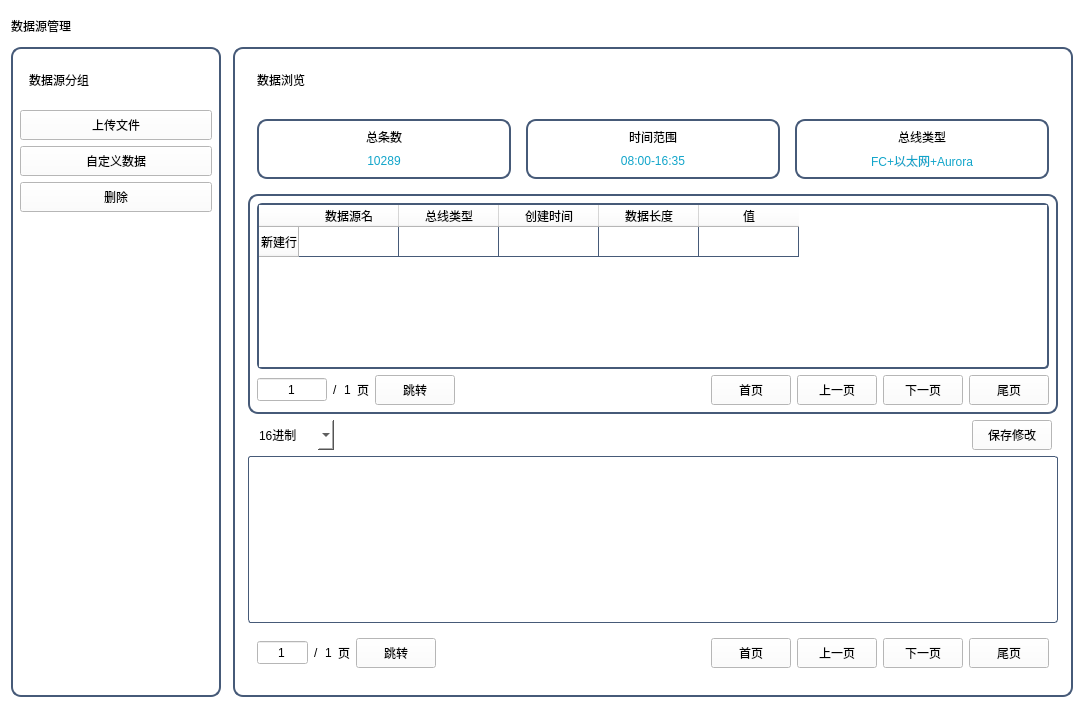
<?xml version="1.0" encoding="UTF-8"?>
<ui version="4.0">
 <class>wid_datacontrol</class>
 <widget class="QWidget" name="wid_datacontrol">
  <property name="geometry">
   <rect>
    <x>0</x>
    <y>0</y>
    <width>1084</width>
    <height>708</height>
   </rect>
  </property>
  <property name="windowTitle">
   <string>Form</string>
  </property>
  <property name="styleSheet">
   <string notr="true">background-color: rgb(255, 255, 255);</string>
  </property>
  <layout class="QGridLayout" name="gridLayout_11">
   <item row="0" column="0">
    <widget class="QWidget" name="widget" native="true">
     <layout class="QGridLayout" name="gridLayout">
      <property name="leftMargin">
       <number>0</number>
      </property>
      <property name="topMargin">
       <number>0</number>
      </property>
      <property name="rightMargin">
       <number>0</number>
      </property>
      <property name="bottomMargin">
       <number>0</number>
      </property>
      <property name="spacing">
       <number>0</number>
      </property>
      <item row="0" column="0">
       <widget class="QLabel" name="label">
        <property name="minimumSize">
         <size>
          <width>0</width>
          <height>30</height>
         </size>
        </property>
        <property name="styleSheet">
         <string notr="true">color: rgb(0, 0, 0);
background-color: rgb(255, 255, 255);
font: 75 14pt &quot;微软雅黑&quot;;</string>
        </property>
        <property name="text">
         <string>数据源管理</string>
        </property>
       </widget>
      </item>
      <item row="0" column="1">
       <spacer name="horizontalSpacer">
        <property name="orientation">
         <enum>Qt::Horizontal</enum>
        </property>
        <property name="sizeHint" stdset="0">
         <size>
          <width>756</width>
          <height>20</height>
         </size>
        </property>
       </spacer>
      </item>
     </layout>
    </widget>
   </item>
   <item row="1" column="0">
    <widget class="QStackedWidget" name="stackedWidget">
     <widget class="QWidget" name="page">
      <layout class="QGridLayout" name="gridLayout_12">
       <property name="leftMargin">
        <number>0</number>
       </property>
       <property name="topMargin">
        <number>0</number>
       </property>
       <property name="rightMargin">
        <number>0</number>
       </property>
       <property name="bottomMargin">
        <number>0</number>
       </property>
       <property name="spacing">
        <number>0</number>
       </property>
       <item row="0" column="0">
        <widget class="QWidget" name="widget_5" native="true">
         <layout class="QGridLayout" name="gridLayout_10" columnstretch="2,8">
          <property name="leftMargin">
           <number>0</number>
          </property>
          <property name="topMargin">
           <number>0</number>
          </property>
          <property name="rightMargin">
           <number>0</number>
          </property>
          <property name="bottomMargin">
           <number>0</number>
          </property>
          <property name="horizontalSpacing">
           <number>12</number>
          </property>
          <property name="verticalSpacing">
           <number>0</number>
          </property>
          <item row="0" column="0">
           <widget class="QWidget" name="wid_sort" native="true">
            <property name="styleSheet">
             <string notr="true">#wid_sort{
background-color: rgb(255, 255, 255);
border:2px solid rgb(70,90,120);
border-radius:10px;
font: 75 11pt &quot;微软雅黑&quot;;
}</string>
            </property>
            <layout class="QGridLayout" name="gridLayout_3">
             <item row="0" column="0">
              <widget class="QWidget" name="widget_3" native="true">
               <property name="styleSheet">
                <string notr="true">background-color: rgb(255,255,255);</string>
               </property>
               <layout class="QGridLayout" name="gridLayout_2">
                <item row="0" column="0">
                 <widget class="QLabel" name="label_2">
                  <property name="minimumSize">
                   <size>
                    <width>0</width>
                    <height>30</height>
                   </size>
                  </property>
                  <property name="styleSheet">
                   <string notr="true">color: rgb(0,0,0);
font: 75 14pt &quot;微软雅黑&quot;;
background-color: rgb(255,255,255);</string>
                  </property>
                  <property name="text">
                   <string>数据源分组</string>
                  </property>
                 </widget>
                </item>
                <item row="0" column="1">
                 <spacer name="horizontalSpacer_2">
                  <property name="orientation">
                   <enum>Qt::Horizontal</enum>
                  </property>
                  <property name="sizeHint" stdset="0">
                   <size>
                    <width>180</width>
                    <height>20</height>
                   </size>
                  </property>
                 </spacer>
                </item>
               </layout>
              </widget>
             </item>
             <item row="5" column="0">
              <spacer name="verticalSpacer">
               <property name="orientation">
                <enum>Qt::Vertical</enum>
               </property>
               <property name="sizeHint" stdset="0">
                <size>
                 <width>20</width>
                 <height>40</height>
                </size>
               </property>
              </spacer>
             </item>
             <item row="2" column="0">
              <widget class="QPushButton" name="pushButton_2">
               <property name="minimumSize">
                <size>
                 <width>55</width>
                 <height>30</height>
                </size>
               </property>
               <property name="styleSheet">
                <string notr="true">QPushButton{
border:1px solid rgb(70,90,120);
color: rgb(0,0,0);
border-radius:3px;
font: 75 11pt &quot;微软雅黑&quot;;
background-color: rgb(255,255,255);
}
QPushButton:hover{
color: rgb(25, 118, 210);
background-color: rgb(227, 236, 255);
};</string>
               </property>
               <property name="text">
                <string>自定义数据</string>
               </property>
               <property name="icon">
                <iconset resource="../../../../../Main/mdi.qrc">
                 <normaloff>:/images/Icons1/ICON_Plus.png</normaloff>:/images/Icons1/ICON_Plus.png</iconset>
               </property>
              </widget>
             </item>
             <item row="1" column="0">
              <widget class="QPushButton" name="pushButton_upload">
               <property name="minimumSize">
                <size>
                 <width>55</width>
                 <height>30</height>
                </size>
               </property>
               <property name="styleSheet">
                <string notr="true">QPushButton{
border:1px solid rgb(70,90,120);
color: rgb(0,0,0);
border-radius:3px;
font: 75 11pt &quot;微软雅黑&quot;;
background-color: rgb(255,255,255);
}
QPushButton:hover{
color: rgb(25, 118, 210);
background-color: rgb(227, 236, 255);
};</string>
               </property>
               <property name="text">
                <string>上传文件</string>
               </property>
               <property name="icon">
                <iconset resource="../../../../../Main/mdi.qrc">
                 <normaloff>:/images/Icons3/Icon_Folder.png</normaloff>:/images/Icons3/Icon_Folder.png</iconset>
               </property>
              </widget>
             </item>
             <item row="3" column="0">
              <widget class="QPushButton" name="pushButton_del">
               <property name="minimumSize">
                <size>
                 <width>55</width>
                 <height>30</height>
                </size>
               </property>
               <property name="styleSheet">
                <string notr="true">QPushButton{
border:1px solid rgb(70,90,120);
color: rgb(0,0,0);
border-radius:3px;
font: 75 11pt &quot;微软雅黑&quot;;
background-color: rgb(255,255,255);
}
QPushButton:hover{
color: rgb(25, 118, 210);
background-color: rgb(227, 236, 255);
};</string>
               </property>
               <property name="text">
                <string>删除</string>
               </property>
               <property name="icon">
                <iconset resource="../../../../../Main/mdi.qrc">
                 <normaloff>:/images/Icons1/Icon_Wrong.png</normaloff>:/images/Icons1/Icon_Wrong.png</iconset>
               </property>
              </widget>
             </item>
            </layout>
           </widget>
          </item>
          <item row="0" column="1">
           <widget class="QWidget" name="wid_dataview" native="true">
            <property name="styleSheet">
             <string notr="true">#wid_dataview{
background-color: rgb(255,255,255);
border:2px solid rgb(70,90,120);
border-radius:10px;
font: 75 11pt &quot;微软雅黑&quot;;
}</string>
            </property>
            <layout class="QGridLayout" name="gridLayout_9" rowstretch="0,0,0,0,0,0">
             <property name="leftMargin">
              <number>15</number>
             </property>
             <property name="topMargin">
              <number>9</number>
             </property>
             <property name="rightMargin">
              <number>15</number>
             </property>
             <property name="bottomMargin">
              <number>20</number>
             </property>
             <property name="horizontalSpacing">
              <number>6</number>
             </property>
             <item row="5" column="0">
              <widget class="QWidget" name="widget_7" native="true">
               <layout class="QGridLayout" name="gridLayout_15">
                <item row="0" column="0">
                 <widget class="QSpinBox" name="label_currentpage">
                  <property name="maximumSize">
                   <size>
                    <width>70</width>
                    <height>25</height>
                   </size>
                  </property>
                  <property name="alignment">
                   <set>Qt::AlignCenter</set>
                  </property>
                  <property name="buttonSymbols">
                   <enum>QAbstractSpinBox::NoButtons</enum>
                  </property>
                  <property name="minimum">
                   <number>1</number>
                  </property>
                  <property name="maximum">
                   <number>100000</number>
                  </property>
                 </widget>
                </item>
                <item row="0" column="7">
                 <widget class="QPushButton" name="pbtn_infoUp">
                  <property name="minimumSize">
                   <size>
                    <width>75</width>
                    <height>30</height>
                   </size>
                  </property>
                  <property name="styleSheet">
                   <string notr="true">QPushButton{
border:1px solid rgb(70,90,120);
color: rgb(255, 255, 255);
border-radius:3px;
font: 75 11pt &quot;微软雅黑&quot;;
background-color: rgb(153,217,234);
}
QPushButton:hover{
color: rgb(25, 118, 210);
background-color: rgb(227, 236, 255);
};</string>
                  </property>
                  <property name="text">
                   <string>上一页</string>
                  </property>
                 </widget>
                </item>
                <item row="0" column="9">
                 <widget class="QPushButton" name="pbtn_infoend">
                  <property name="minimumSize">
                   <size>
                    <width>75</width>
                    <height>30</height>
                   </size>
                  </property>
                  <property name="styleSheet">
                   <string notr="true">QPushButton{
border:1px solid rgb(70,90,120);
color: rgb(255, 255, 255);
border-radius:3px;
font: 75 11pt &quot;微软雅黑&quot;;
background-color: rgb(153,217,234);
}
QPushButton:hover{
color: rgb(25, 118, 210);
background-color: rgb(227, 236, 255);
};</string>
                  </property>
                  <property name="text">
                   <string>尾页</string>
                  </property>
                 </widget>
                </item>
                <item row="0" column="8">
                 <widget class="QPushButton" name="pbtn_infoDown">
                  <property name="minimumSize">
                   <size>
                    <width>75</width>
                    <height>30</height>
                   </size>
                  </property>
                  <property name="styleSheet">
                   <string notr="true">QPushButton{
border:1px solid rgb(70,90,120);
color: rgb(255, 255, 255);
border-radius:3px;
font: 75 11pt &quot;微软雅黑&quot;;
background-color: rgb(153,217,234);
}
QPushButton:hover{
color: rgb(25, 118, 210);
background-color: rgb(227, 236, 255);
};</string>
                  </property>
                  <property name="text">
                   <string>下一页</string>
                  </property>
                 </widget>
                </item>
                <item row="0" column="2">
                 <widget class="QLabel" name="label_totalpage">
                  <property name="styleSheet">
                   <string notr="true">color: rgb(0,0,0);
font: 75 14pt &quot;微软雅黑&quot;;
background-color: rgb(255,255,255);</string>
                  </property>
                  <property name="text">
                   <string>1</string>
                  </property>
                 </widget>
                </item>
                <item row="0" column="3">
                 <widget class="QLabel" name="label_5">
                  <property name="styleSheet">
                   <string notr="true">color: rgb(0,0,0);
font: 75 14pt &quot;微软雅黑&quot;;
background-color: rgb(255,255,255);</string>
                  </property>
                  <property name="text">
                   <string>页</string>
                  </property>
                 </widget>
                </item>
                <item row="0" column="5">
                 <spacer name="horizontalSpacer_5">
                  <property name="orientation">
                   <enum>Qt::Horizontal</enum>
                  </property>
                  <property name="sizeHint" stdset="0">
                   <size>
                    <width>40</width>
                    <height>20</height>
                   </size>
                  </property>
                 </spacer>
                </item>
                <item row="0" column="1">
                 <widget class="QLabel" name="label_8">
                  <property name="styleSheet">
                   <string notr="true">color: rgb(0,0,0);
font: 75 14pt &quot;微软雅黑&quot;;
background-color: rgb(255,255,255);</string>
                  </property>
                  <property name="text">
                   <string>/</string>
                  </property>
                 </widget>
                </item>
                <item row="0" column="6">
                 <widget class="QPushButton" name="pbtn_infoFirst">
                  <property name="minimumSize">
                   <size>
                    <width>75</width>
                    <height>30</height>
                   </size>
                  </property>
                  <property name="styleSheet">
                   <string notr="true">QPushButton{
border:1px solid rgb(70,90,120);
color: rgb(255, 255, 255);
border-radius:3px;
font: 75 11pt &quot;微软雅黑&quot;;
background-color: rgb(153,217,234);
}
QPushButton:hover{
color: rgb(25, 118, 210);
background-color: rgb(227, 236, 255);
};</string>
                  </property>
                  <property name="text">
                   <string>首页</string>
                  </property>
                 </widget>
                </item>
                <item row="0" column="4">
                 <widget class="QPushButton" name="pbtn_turn">
                  <property name="minimumSize">
                   <size>
                    <width>75</width>
                    <height>30</height>
                   </size>
                  </property>
                  <property name="styleSheet">
                   <string notr="true">QPushButton{
border:1px solid rgb(70,90,120);
color: rgb(255, 255, 255);
border-radius:3px;
font: 75 11pt &quot;微软雅黑&quot;;
background-color: rgb(153,217,234);
}
QPushButton:hover{
color: rgb(25, 118, 210);
background-color: rgb(227, 236, 255);
};</string>
                  </property>
                  <property name="text">
                   <string>跳转</string>
                  </property>
                 </widget>
                </item>
               </layout>
              </widget>
             </item>
             <item row="0" column="0">
              <widget class="QWidget" name="widget_4" native="true">
               <property name="styleSheet">
                <string notr="true">background-color: rgb(255,255,255);</string>
               </property>
               <layout class="QGridLayout" name="gridLayout_4">
                <item row="0" column="0">
                 <widget class="QLabel" name="label_3">
                  <property name="minimumSize">
                   <size>
                    <width>0</width>
                    <height>30</height>
                   </size>
                  </property>
                  <property name="styleSheet">
                   <string notr="true">color: rgb(0,0,0);
font: 75 14pt &quot;微软雅黑&quot;;
background-color: rgb(255,255,255);</string>
                  </property>
                  <property name="text">
                   <string>数据浏览</string>
                  </property>
                 </widget>
                </item>
                <item row="0" column="1">
                 <spacer name="horizontalSpacer_3">
                  <property name="orientation">
                   <enum>Qt::Horizontal</enum>
                  </property>
                  <property name="sizeHint" stdset="0">
                   <size>
                    <width>61</width>
                    <height>20</height>
                   </size>
                  </property>
                 </spacer>
                </item>
               </layout>
              </widget>
             </item>
             <item row="1" column="0">
              <widget class="QWidget" name="widget_2" native="true">
               <property name="styleSheet">
                <string notr="true">background-color: rgb(255,255,255);</string>
               </property>
               <layout class="QGridLayout" name="gridLayout_8">
                <property name="horizontalSpacing">
                 <number>15</number>
                </property>
                <item row="0" column="1">
                 <widget class="QWidget" name="wid_timefw" native="true">
                  <property name="minimumSize">
                   <size>
                    <width>150</width>
                    <height>0</height>
                   </size>
                  </property>
                  <property name="styleSheet">
                   <string notr="true">#wid_timefw{
border:2px solid rgb(70,90,120);
border-radius:10px;
background-color: rgb(255,255,255);
}</string>
                  </property>
                  <layout class="QGridLayout" name="gridLayout_6">
                   <item row="2" column="0">
                    <widget class="QLabel" name="lab_time">
                     <property name="styleSheet">
                      <string notr="true">font: 75 12pt &quot;微软雅黑&quot;;
background-color: rgb(255,255,255);
color: rgb(18,165,202);
</string>
                     </property>
                     <property name="text">
                      <string>08:00-16:35</string>
                     </property>
                     <property name="alignment">
                      <set>Qt::AlignCenter</set>
                     </property>
                    </widget>
                   </item>
                   <item row="1" column="0">
                    <widget class="QLabel" name="label_6">
                     <property name="minimumSize">
                      <size>
                       <width>100</width>
                       <height>0</height>
                      </size>
                     </property>
                     <property name="styleSheet">
                      <string notr="true">color: rgb(0,0,0);
font: 75 12pt &quot;微软雅黑&quot;;
background-color: rgb(255,255,255);</string>
                     </property>
                     <property name="text">
                      <string>时间范围</string>
                     </property>
                     <property name="alignment">
                      <set>Qt::AlignCenter</set>
                     </property>
                    </widget>
                   </item>
                  </layout>
                 </widget>
                </item>
                <item row="0" column="0">
                 <widget class="QWidget" name="wid_all" native="true">
                  <property name="minimumSize">
                   <size>
                    <width>150</width>
                    <height>0</height>
                   </size>
                  </property>
                  <property name="styleSheet">
                   <string notr="true">#wid_all{
border:2px solid rgb(70,90,120);
border-radius:10px;
background-color: rgb(255,255,255);
}</string>
                  </property>
                  <layout class="QGridLayout" name="gridLayout_5">
                   <item row="0" column="0">
                    <widget class="QLabel" name="label_4">
                     <property name="minimumSize">
                      <size>
                       <width>50</width>
                       <height>0</height>
                      </size>
                     </property>
                     <property name="styleSheet">
                      <string notr="true">color: rgb(0,0,0);
font: 75 12pt &quot;微软雅黑&quot;;
background-color: rgb(255,255,255);</string>
                     </property>
                     <property name="text">
                      <string>总条数</string>
                     </property>
                     <property name="alignment">
                      <set>Qt::AlignCenter</set>
                     </property>
                    </widget>
                   </item>
                   <item row="1" column="0">
                    <widget class="QLabel" name="lab_all">
                     <property name="styleSheet">
                      <string notr="true">font: 75 12pt &quot;微软雅黑&quot;;
background-color: rgb(255,255,255);
color: rgb(18,165,202);
</string>
                     </property>
                     <property name="text">
                      <string>10289</string>
                     </property>
                     <property name="alignment">
                      <set>Qt::AlignCenter</set>
                     </property>
                    </widget>
                   </item>
                  </layout>
                 </widget>
                </item>
                <item row="0" column="2">
                 <widget class="QWidget" name="wid_type" native="true">
                  <property name="minimumSize">
                   <size>
                    <width>150</width>
                    <height>0</height>
                   </size>
                  </property>
                  <property name="styleSheet">
                   <string notr="true">#wid_type{
border:2px solid rgb(70,90,120);
border-radius:10px;
background-color: rgb(255,255,255);
}</string>
                  </property>
                  <layout class="QGridLayout" name="gridLayout_7">
                   <item row="2" column="0">
                    <widget class="QLabel" name="lab_time_2">
                     <property name="styleSheet">
                      <string notr="true">font: 75 12pt &quot;微软雅黑&quot;;
background-color: rgb(255,255,255);
color: rgb(18,165,202);
</string>
                     </property>
                     <property name="text">
                      <string>FC+以太网+Aurora</string>
                     </property>
                     <property name="alignment">
                      <set>Qt::AlignCenter</set>
                     </property>
                    </widget>
                   </item>
                   <item row="1" column="0">
                    <widget class="QLabel" name="label_7">
                     <property name="minimumSize">
                      <size>
                       <width>100</width>
                       <height>0</height>
                      </size>
                     </property>
                     <property name="styleSheet">
                      <string notr="true">color: rgb(0,0,0);
font: 75 12pt &quot;微软雅黑&quot;;
background-color: rgb(255,255,255);</string>
                     </property>
                     <property name="text">
                      <string>总线类型</string>
                     </property>
                     <property name="alignment">
                      <set>Qt::AlignCenter</set>
                     </property>
                    </widget>
                   </item>
                  </layout>
                 </widget>
                </item>
               </layout>
              </widget>
             </item>
             <item row="3" column="0">
              <widget class="QWidget" name="widget_6" native="true">
               <layout class="QGridLayout" name="gridLayout_14">
                <property name="leftMargin">
                 <number>6</number>
                </property>
                <property name="topMargin">
                 <number>0</number>
                </property>
                <property name="rightMargin">
                 <number>6</number>
                </property>
                <property name="bottomMargin">
                 <number>0</number>
                </property>
                <property name="spacing">
                 <number>0</number>
                </property>
                <item row="0" column="0">
                 <widget class="QComboBox" name="comboBox_type">
                  <property name="minimumSize">
                   <size>
                    <width>80</width>
                    <height>30</height>
                   </size>
                  </property>
                  <property name="styleSheet">
                   <string notr="true">border:1px solid rgb(70,90,120);
color: rgb(0,0,0);
border-radius:3px;
font: 75 11pt &quot;微软雅黑&quot;;
background-color: rgb(255,255,255);
border:none;</string>
                  </property>
                  <item>
                   <property name="text">
                    <string>16进制</string>
                   </property>
                  </item>
                  <item>
                   <property name="text">
                    <string>10进制</string>
                   </property>
                  </item>
                 </widget>
                </item>
                <item row="0" column="1">
                 <spacer name="horizontalSpacer_4">
                  <property name="orientation">
                   <enum>Qt::Horizontal</enum>
                  </property>
                  <property name="sizeHint" stdset="0">
                   <size>
                    <width>40</width>
                    <height>20</height>
                   </size>
                  </property>
                 </spacer>
                </item>
                <item row="0" column="2">
                 <widget class="QPushButton" name="pushButton_modify">
                  <property name="minimumSize">
                   <size>
                    <width>70</width>
                    <height>30</height>
                   </size>
                  </property>
                  <property name="styleSheet">
                   <string notr="true">QPushButton{
border:1px solid rgb(70,90,120);
color: rgb(255, 255, 255);
border-radius:3px;
font: 75 11pt &quot;微软雅黑&quot;;
background-color: rgb(153,217,234);
}
QPushButton:hover{
color: rgb(25, 118, 210);
background-color: rgb(227, 236, 255);
};</string>
                  </property>
                  <property name="text">
                   <string>保存修改</string>
                  </property>
                  <property name="icon">
                   <iconset resource="../../../../WTTools/WTRecordPlugin/Res.qrc">
                    <normaloff>:/Images/Icons4/Icon_category.png</normaloff>:/Images/Icons4/Icon_category.png</iconset>
                  </property>
                 </widget>
                </item>
               </layout>
              </widget>
             </item>
             <item row="2" column="0">
              <widget class="QWidget" name="widget_8" native="true">
               <property name="styleSheet">
                <string notr="true">#widget_8{
background-color: rgb(255, 255, 255);
border:2px solid rgb(70,90,120);
border-radius:10px;
font: 75 11pt &quot;微软雅黑&quot;;
}</string>
               </property>
               <layout class="QGridLayout" name="gridLayout_16">
                <item row="1" column="2">
                 <widget class="QLabel" name="lab_dataTotalPage">
                  <property name="styleSheet">
                   <string notr="true">color: rgb(0,0,0);
font: 75 14pt &quot;微软雅黑&quot;;
background-color: rgb(255,255,255);</string>
                  </property>
                  <property name="text">
                   <string>1</string>
                  </property>
                 </widget>
                </item>
                <item row="1" column="3">
                 <widget class="QLabel" name="label_10">
                  <property name="styleSheet">
                   <string notr="true">color: rgb(0,0,0);
font: 75 14pt &quot;微软雅黑&quot;;
background-color: rgb(255,255,255);</string>
                  </property>
                  <property name="text">
                   <string>页</string>
                  </property>
                 </widget>
                </item>
                <item row="1" column="0">
                 <widget class="QSpinBox" name="sp_dataCurrentpage">
                  <property name="minimumSize">
                   <size>
                    <width>70</width>
                    <height>25</height>
                   </size>
                  </property>
                  <property name="alignment">
                   <set>Qt::AlignCenter</set>
                  </property>
                  <property name="buttonSymbols">
                   <enum>QAbstractSpinBox::NoButtons</enum>
                  </property>
                  <property name="minimum">
                   <number>1</number>
                  </property>
                  <property name="maximum">
                   <number>100000</number>
                  </property>
                 </widget>
                </item>
                <item row="1" column="7">
                 <widget class="QPushButton" name="pbtn_dataUp">
                  <property name="minimumSize">
                   <size>
                    <width>75</width>
                    <height>30</height>
                   </size>
                  </property>
                  <property name="styleSheet">
                   <string notr="true">QPushButton{
border:1px solid rgb(70,90,120);
color: rgb(255, 255, 255);
border-radius:3px;
font: 75 11pt &quot;微软雅黑&quot;;
background-color: rgb(153,217,234);
}
QPushButton:hover{
color: rgb(25, 118, 210);
background-color: rgb(227, 236, 255);
};</string>
                  </property>
                  <property name="text">
                   <string>上一页</string>
                  </property>
                 </widget>
                </item>
                <item row="1" column="1">
                 <widget class="QLabel" name="label_9">
                  <property name="styleSheet">
                   <string notr="true">color: rgb(0,0,0);
font: 75 14pt &quot;微软雅黑&quot;;
background-color: rgb(255,255,255);</string>
                  </property>
                  <property name="text">
                   <string>/</string>
                  </property>
                 </widget>
                </item>
                <item row="1" column="8">
                 <widget class="QPushButton" name="pbtn_dataDown">
                  <property name="minimumSize">
                   <size>
                    <width>75</width>
                    <height>30</height>
                   </size>
                  </property>
                  <property name="styleSheet">
                   <string notr="true">QPushButton{
border:1px solid rgb(70,90,120);
color: rgb(255, 255, 255);
border-radius:3px;
font: 75 11pt &quot;微软雅黑&quot;;
background-color: rgb(153,217,234);
}
QPushButton:hover{
color: rgb(25, 118, 210);
background-color: rgb(227, 236, 255);
};</string>
                  </property>
                  <property name="text">
                   <string>下一页</string>
                  </property>
                 </widget>
                </item>
                <item row="1" column="5">
                 <spacer name="horizontalSpacer_6">
                  <property name="orientation">
                   <enum>Qt::Horizontal</enum>
                  </property>
                  <property name="sizeHint" stdset="0">
                   <size>
                    <width>40</width>
                    <height>20</height>
                   </size>
                  </property>
                 </spacer>
                </item>
                <item row="1" column="6">
                 <widget class="QPushButton" name="pbtn_dataFirst">
                  <property name="minimumSize">
                   <size>
                    <width>75</width>
                    <height>30</height>
                   </size>
                  </property>
                  <property name="styleSheet">
                   <string notr="true">QPushButton{
border:1px solid rgb(70,90,120);
color: rgb(255, 255, 255);
border-radius:3px;
font: 75 11pt &quot;微软雅黑&quot;;
background-color: rgb(153,217,234);
}
QPushButton:hover{
color: rgb(25, 118, 210);
background-color: rgb(227, 236, 255);
};</string>
                  </property>
                  <property name="text">
                   <string>首页</string>
                  </property>
                 </widget>
                </item>
                <item row="0" column="0" colspan="10">
                 <widget class="QTableWidget" name="tableWidget_data">
                  <property name="styleSheet">
                   <string notr="true">#tableWidget_data{
background-color: rgb(255,255,255);
border-left:2px solid rgb(70,90,120);
border-right:2px solid rgb(70,90,120);
border-bottom:2px solid rgb(70,90,120);
border-top:2px solid rgb(70,90,120);
border-radius:5px;
font: 75 11pt &quot;微软雅黑&quot;;
color: rgb(0,0,0);
gridline-color:rgb(70,90,120);
}
Qtablewidget::item{
border:1px solid rgb(70,90,120);
}</string>
                  </property>
                  <row>
                   <property name="text">
                    <string>新建行</string>
                   </property>
                  </row>
                  <column>
                   <property name="text">
                    <string>数据源名</string>
                   </property>
                  </column>
                  <column>
                   <property name="text">
                    <string>总线类型</string>
                   </property>
                  </column>
                  <column>
                   <property name="text">
                    <string>创建时间</string>
                   </property>
                  </column>
                  <column>
                   <property name="text">
                    <string>数据长度</string>
                   </property>
                  </column>
                  <column>
                   <property name="text">
                    <string>值</string>
                   </property>
                  </column>
                 </widget>
                </item>
                <item row="1" column="9">
                 <widget class="QPushButton" name="pbtn_dataEnd">
                  <property name="minimumSize">
                   <size>
                    <width>75</width>
                    <height>30</height>
                   </size>
                  </property>
                  <property name="styleSheet">
                   <string notr="true">QPushButton{
border:1px solid rgb(70,90,120);
color: rgb(255, 255, 255);
border-radius:3px;
font: 75 11pt &quot;微软雅黑&quot;;
background-color: rgb(153,217,234);
}
QPushButton:hover{
color: rgb(25, 118, 210);
background-color: rgb(227, 236, 255);
};</string>
                  </property>
                  <property name="text">
                   <string>尾页</string>
                  </property>
                 </widget>
                </item>
                <item row="1" column="4">
                 <widget class="QPushButton" name="pbtn_dataTurn">
                  <property name="minimumSize">
                   <size>
                    <width>75</width>
                    <height>30</height>
                   </size>
                  </property>
                  <property name="styleSheet">
                   <string notr="true">QPushButton{
border:1px solid rgb(70,90,120);
color: rgb(255, 255, 255);
border-radius:3px;
font: 75 11pt &quot;微软雅黑&quot;;
background-color: rgb(153,217,234);
}
QPushButton:hover{
color: rgb(25, 118, 210);
background-color: rgb(227, 236, 255);
};</string>
                  </property>
                  <property name="text">
                   <string>跳转</string>
                  </property>
                 </widget>
                </item>
               </layout>
              </widget>
             </item>
             <item row="4" column="0">
              <widget class="QTableWidget" name="tableWidget_info">
               <property name="styleSheet">
                <string notr="true">#tableWidget_info{
background-color: rgb(255, 255, 255);
border:1px solid rgb(70,90,120);
border-radius:3px;
}</string>
               </property>
              </widget>
             </item>
            </layout>
           </widget>
          </item>
         </layout>
        </widget>
       </item>
      </layout>
     </widget>
     <widget class="QWidget" name="page_2">
      <layout class="QGridLayout" name="gridLayout_13">
       <property name="leftMargin">
        <number>0</number>
       </property>
       <property name="topMargin">
        <number>0</number>
       </property>
       <property name="rightMargin">
        <number>0</number>
       </property>
       <property name="bottomMargin">
        <number>0</number>
       </property>
       <property name="spacing">
        <number>0</number>
       </property>
      </layout>
     </widget>
    </widget>
   </item>
  </layout>
 </widget>
 <resources>
  <include location="../../../../../Main/mdi.qrc"/>
  <include location="../../../../WTTools/WTRecordPlugin/Res.qrc"/>
 </resources>
 <connections/>
</ui>
